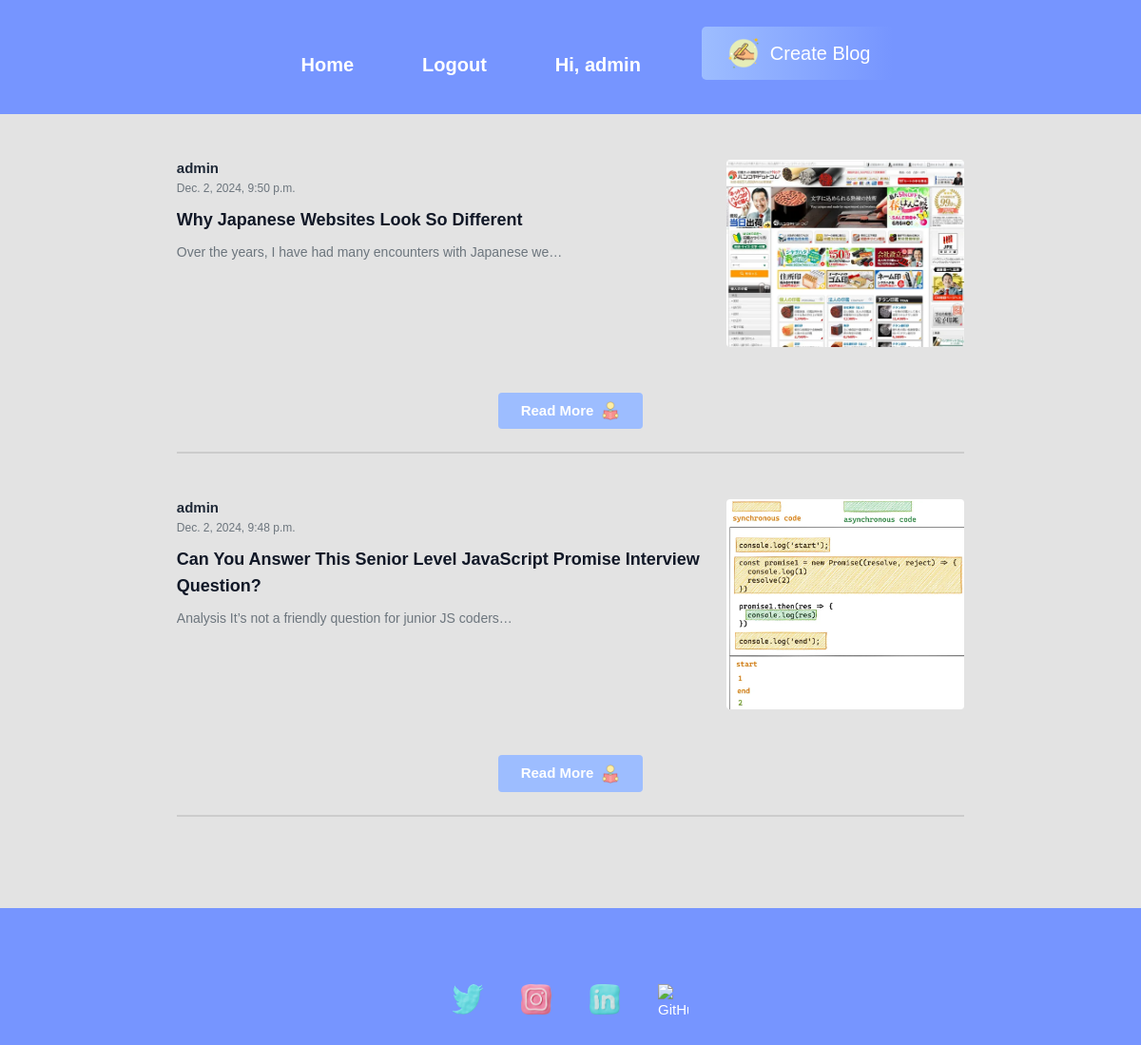
Page / (signed in) on the committed database.
### userauth/models.py (models this page shows)
class User(AbstractUser):
    email = models.EmailField(unique=True)
    username = models.CharField(max_length=50, unique=True)
    bio = models.CharField(max_length=255)
    image=models.ImageField(upload_to='profile/')
    USERNAME_FIELD = "email"  # Login will be with email instead of username
    REQUIRED_FIELDS = ["username"]
    def __str__(self):
        return self.username

### medium/models.py (models this page shows, shortened)
class Post(models.Model):
    title = models.CharField(max_length=100, verbose_name="Post Title")
    image = models.ImageField(upload_to='post/', verbose_name="Post Image")
    content = models.TextField(verbose_name="Post Content")
    author = models.ForeignKey(settings.AUTH_USER_MODEL, on_delete=models.CASCADE, verbose_name="Author")
    date_posted = models.DateTimeField(auto_now_add=True, verbose_name="Date Posted")
    date_updated = models.DateTimeField(auto_now=True, verbose_name="Last Updated")
    class Meta:
        ordering = ('-date_posted',)
        verbose_name = "Blog Post"
        verbose_name_plural = "Blog Posts"

### medium/views.py (the view)
# urls.py: path('', views.index, name='index'),
def index(request):
    posts = Post.objects.all()
    if request.method == 'POST':
        form = PostForm(request.POST, request.FILES)
        if form.is_valid():
            form.save()
    else:
        form = PostForm()
    context = {
        'posts': posts,
        'form': form,
    }
    return render(request, 'blog/index.html', context)

### templates/blog/index.html
{% extends "partials/base.html" %}
{% load static %}
{% load static tailwind_tags %}
{% block content %}
{% tailwind_css %}
<div class="container my-5">
    <div class="flex justify-center">
        <div class="w-full md:w-10/12">
            {% for p in posts %}
            <div class="post-content mb-5">
                <div class="flex flex-col md:flex-row items-start justify-between">
                    <div class="w-full md:w-2/3 mb-4 md:mb-0">
                        <div class="flex items-center mb-2">
                            <div class="mr-4">
                                <h6 class="text-gray-800 font-semibold">{{ p.author.username }}</h6>
                                <small class="text-muted">{{ p.date_posted }}</small>
                            </div>
                        </div>
                        <a href="{% url 'medium:view' p.id %}" class="text-dark text-decoration-none">
                            <h4 class="post-title text-lg font-bold text-gray-900">{{ p.title }}</h4>
                        </a>
                        <p class="text-muted text-sm">{{ p.content|truncatechars:60 }}</p>
                    </div>
                    <div class="w-full md:w-1/3 flex justify-center md:justify-end">
                        {% if p.image %}
                        <img src="{{ p.image.url }}" alt="{{ p.title }}" class="img-fluid rounded" style="max-width: 250px;">
                        {% else %}
                        <img src="{% static 'images/default_image.jpg' %}" alt="Default Image" class="img-fluid rounded" style="max-width: 250px;">
                        {% endif %}
                    </div>
                </div>
                <div class="mt-4 text-center md:text-right">
                   <a href="{% url 'medium:view' p.id %}" class="inline-flex items-center bg-[#9DBDFF] hover:bg-gray-500 text-white font-bold py-2 px-4 rounded mt-4">
    Read More
    <img src="/media/read.png" alt="read more" class="w-5 h-5 ml-2">
</a>
                </div>
                <hr class="mt-4">
            </div>
            {% empty %}
            <p>No blog posts available.</p>
            {% endfor %}
        </div>
    </div>
</div>
{% endblock %}

### templates/partials/navbar.html
{% load static %}
{% load static tailwind_tags %}
<header class="header_area text-white py-4" style="background-color: #7695FF;">
  <div class="main_menu">
    <nav class="container mx-auto flex justify-center items-center">
      <ul class="flex justify-center space-x-10 mt-4">
        {% tailwind_css %}
        <li class="nav-item"><a class="nav-link hover:text-gray-200 font-bold h5" href="{% url 'medium:index' %}">Home</a></li>
        {% if user.is_authenticated %}
          <li class="nav-item"><a class="nav-link hover:text-gray-200 font-bold h5" href="{% url 'userauth:logout' %}">Logout</a></li>
          <li class="nav-item"><a class="nav-link hover:text-gray-200 font-bold h5" href="{% url 'userauth:profile' %}">Hi, {{ request.user }}</a></li>
        {% else %}
          <li class="nav-item"><a class="nav-link hover:text-gray-200 font-bold h5" href="{% url 'userauth:login' %}"><i class="fa fa-user"></i> Login</a></li>
          <li class="nav-item"><a class="nav-link hover:text-gray-200 font-bold h5" href="{% url 'userauth:register' %}">Register</a></li>
        {% endif %}
      </ul>
      {% if user.is_authenticated %}
      <div class="ml-5">
        <a href="{% url 'medium:create_blog' %}" class="flex items-center bg-gradient-to-r from-[#9DBDFF] to-grey text-white py-2 px-4 rounded-lg hover:bg-gradient-to-l transition duration-300 bold h5">
          <img src="/media/write.png" alt="Create Blog Icon" class="w-10 h-10 mr-2">
          Create Blog
        </a>
      </div>
      {% endif %}
    </nav>
  </div>
</header>

### static/css/index.css (style rules this page uses)
html { height:100%; margin: 0; display: flex; flex-direction: column; }
.img-fluid { border-radius: 8px; object-fit: cover; }
.post-title { font-size: 1.5rem; font-weight: bold; margin-bottom: 10px; }
* { margin: 0; padding: 0; }
body { background-color: white; }
hr { border: 1px solid #ccc; }
body { font-family: 'Poppins', sans-serif; font-weight: 300; font-size: 15px; line-height: 1.7; color: #322774; background-color: #e3e3e3; overflow-x: hidden; }
a { cursor: pointer; transition: all 200ms linear; }
p { font-weight: 500; font-size: 14px; line-height: 1.7; }
h4 { font-weight: 600; }
.post-content { max-width: 100%; word-wrap: break-word; overflow: hidden; text-overflow: ellipsis; }
.mb-4 { margin-bottom: 20px; }

### rows in the picture
User: user "admin"
Post: author.username "admin", date_posted "Dec. 2, 2024, 9:50 p.m.", title "Why Japanese Websites Look So Different", content "Over the years, I have had many encounters with Japanese we…", image (picture)
Post: author.username "admin", date_posted "Dec. 2, 2024, 9:48 p.m.", title "Can You Answer This Senior Level JavaScript Promise Interview Question?", content "Analysis It’s not a friendly question for junior JS coders…", image (picture)
